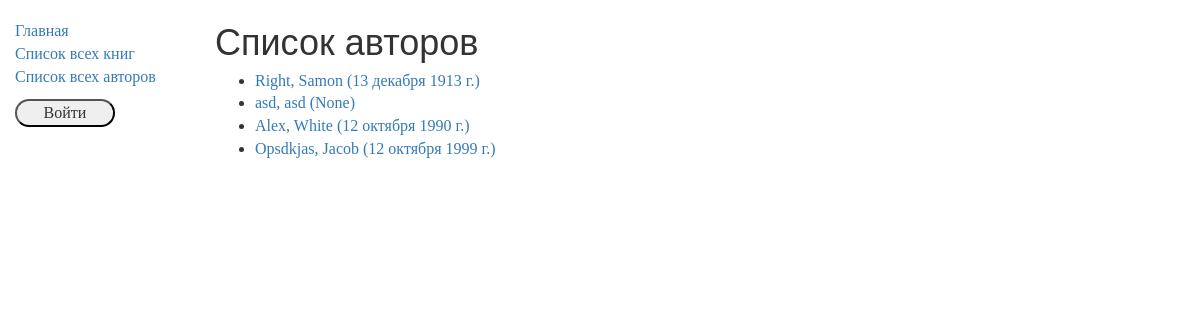
The app's page /catalog/authors/, older data.
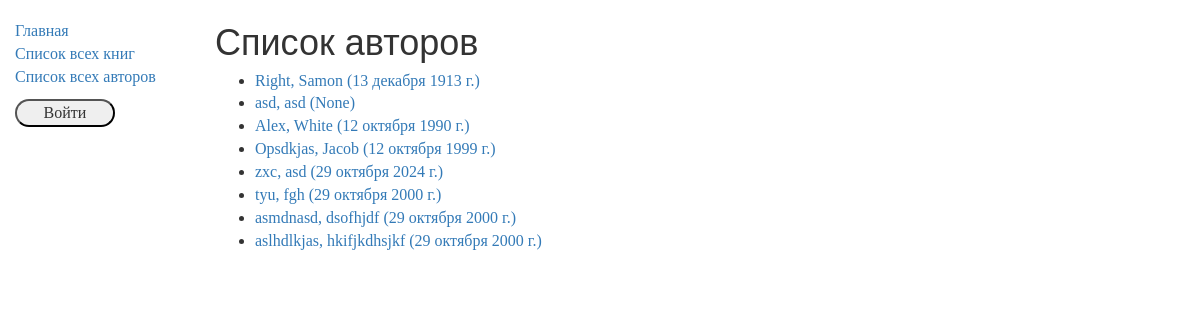
The same page, newer data.
### catalog/models.py (models this page shows, shortened)
class Author(models.Model):
    first_name = models.CharField(max_length=100)
    last_name = models.CharField(max_length=100)
    date_of_birth = models.DateField(null=True, blank=True)
    date_of_death = models.DateField(null=True, blank=True)
    def get_absolute_url(self):
        return reverse('author-detail', args=[str(self.id)])
    def __str__(self):
        return f'{self.last_name}, {self.first_name}'

### catalog/views.py (the view)
class AuthorListView(generic.ListView):
    model = Author
    def get_context_data(self, **kwargs):
        context = super(AuthorListView, self).get_context_data(**kwargs)
        return context

### catalog/templates/catalog/author_list.html
{% extends "base_generic.html" %}
{% block content %}
    <h1>Список авторов</h1>
    {% if author_list %}
    <ul>
      {% for author in author_list %}
      <li>
        <a href="{{ author.get_absolute_url }}">{{ author }} ({{ author.date_of_birth }}) </a>
      </li>
      {% endfor %}
    </ul>
    {% else %}
      <p>Авторов нет</p>
    {% endif %}
{% endblock %}

Row changes from the older to the newer data that the page shows:
added Author: last_name+first_name "zxc, asd", date_of_birth "29 октября 2024 г."
added Author: last_name+first_name "tyu, fgh", date_of_birth "29 октября 2000 г."
added Author: last_name+first_name "asmdnasd, dsofhjdf", date_of_birth "29 октября 2000 г."
added Author: last_name+first_name "aslhdlkjas, hkifjkdhsjkf", date_of_birth "29 октября 2000 г."
